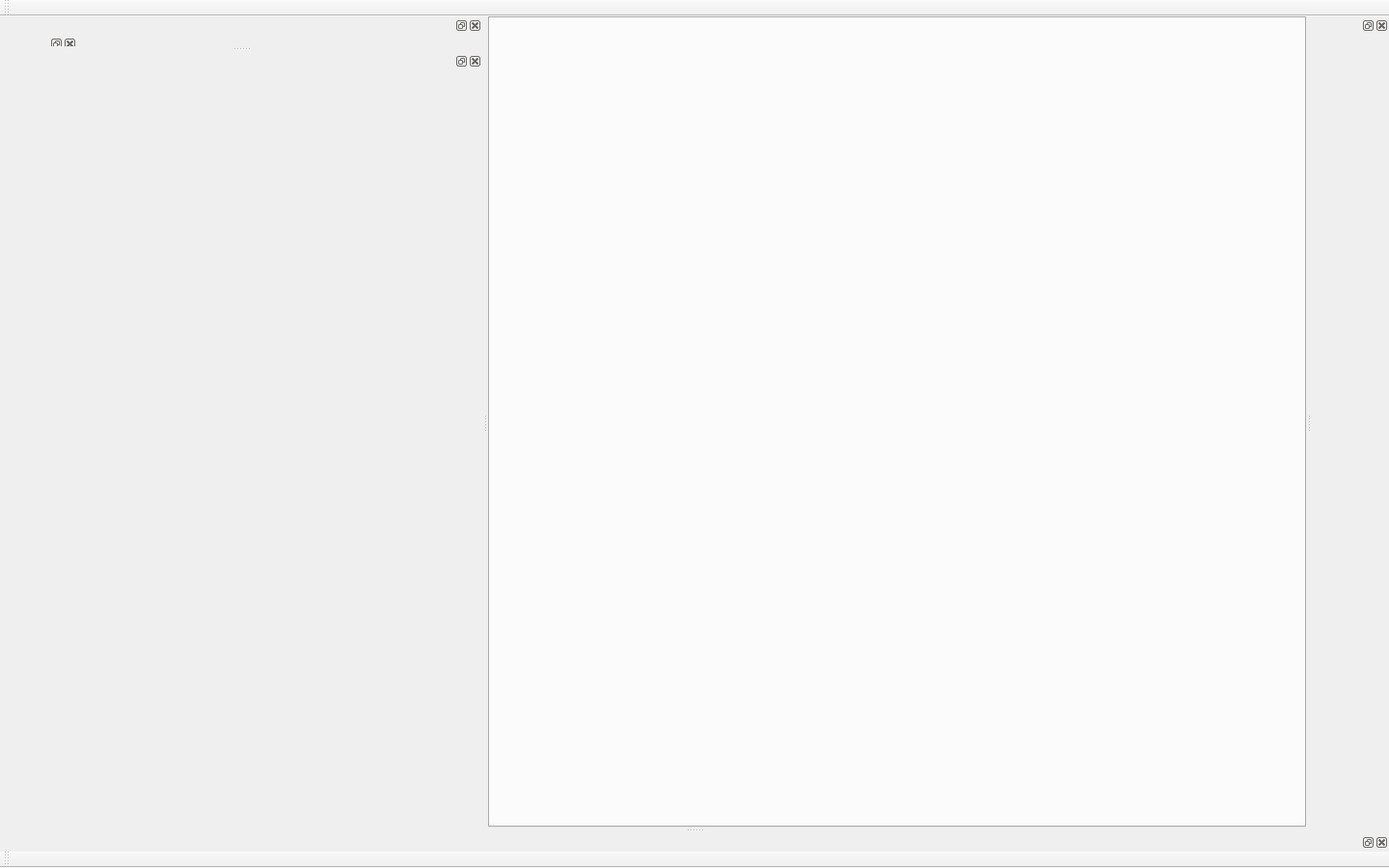
<?xml version="1.0" encoding="UTF-8"?>
<ui version="4.0">
 <class>MainWindow</class>
 <widget class="QMainWindow" name="MainWindow">
  <property name="contextMenuPolicy">
   <enum>Qt::CustomContextMenu</enum>
  </property>
  <property name="contextMenuName">
   <string>defaultContextMenu</string>
  </property>
  <property name="geometry">
   <rect>
    <x>0</x>
    <y>0</y>
    <width>1440</width>
    <height>900</height>
   </rect>
  </property>
  <property name="theme">
    <number>0</number>
  </property>
  <property name="windowTitle">
   <string>Generic App Test</string>
  </property>
  <property name="windowIcon">
   <iconset>
    <normaloff>:/plg_window_test/icons/wgtf.ico</normaloff>:/plg_window_test/icons/wgtf.ico</iconset>
  </property>
  <property name="windowMaximized" stdset="0">
   <bool>true</bool>
  </property>
  <widget class="QWidget" name="centralWidget">
   <layout class="QGridLayout" name="gridLayout">
    <property name="leftMargin">
     <number>0</number>
    </property>
    <property name="topMargin">
     <number>0</number>
    </property>
    <property name="rightMargin">
     <number>0</number>
    </property>
    <property name="bottomMargin">
     <number>0</number>
    </property>
    <property name="spacing">
     <number>0</number>
    </property>
     <item row="0" column="0">
     <widget class="QTabWidget" name="defaultView">
       <property name="geometry">
         <rect>
           <x>0</x>
           <y>0</y>
           <width>600</width>
           <height>400</height>
         </rect>
       </property>
       <property name="layoutTags" stdset="0">
       <stringlist>
        <string>viewport</string>
       </stringlist>
      </property>
     </widget>
    </item>
   </layout>
  </widget>
  <widget class="QMenu" name="defaultContextMenu">
   <property name="path" stdset="0">
    <string>View</string>
   </property>
  </widget>
  <widget class="QMenuBar" name="defaultMenuBar">
   <property name="geometry">
    <rect>
     <x>0</x>
     <y>0</y>
     <width>1440</width>
     <height>21</height>
    </rect>
   </property>
   <property name="path" stdset="0">
    <string/>
   </property>
   <property name="frontOrdering" stdset="0">
     <stringlist>
       <string>File</string>
       <string>Edit</string>
       <string>View</string>
     </stringlist>
   </property>
   <property name="backOrdering" stdset="0">
     <stringlist>
       <string>Preferences</string>
     </stringlist>
   </property>    
  </widget>
  <widget class="QToolBar" name="defaultToolBar">
   <property name="windowTitle">
    <string>toolBar</string>
   </property>
   <property name="path" stdset="0">
    <string>ToolBar</string>
   </property>
   <attribute name="toolBarArea">
    <enum>TopToolBarArea</enum>
   </attribute>
   <attribute name="toolBarBreak">
    <bool>false</bool>
   </attribute>
  </widget>
  <widget class="QToolBar" name="toolBar">
   <property name="windowTitle">
    <string>toolBar</string>
   </property>
   <property name="path" stdset="0">
    <string>ToolBar.Test</string>
   </property>
   <attribute name="toolBarArea">
    <enum>BottomToolBarArea</enum>
   </attribute>
   <attribute name="toolBarBreak">
    <bool>false</bool>
   </attribute>
  </widget>
  <widget class="QDockWidget" name="testPanels">
   <property name="minimumSize">
    <size>
     <width>80</width>
     <height>38</height>
    </size>
   </property>
   <property name="baseSize">
    <size>
     <width>400</width>
     <height>100</height>
    </size>
   </property>
   <property name="layoutTags" stdset="0">
    <stringlist>
     <string>test</string>
     <string>default</string>
    </stringlist>
   </property>
   <attribute name="dockWidgetArea">
    <number>2</number>
   </attribute>
   <widget class="QWidget" name="widget"/>
  </widget>
  <widget class="QDockWidget" name="leftDock">
   <property name="baseSize">
    <size>
     <width>100</width>
     <height>100</height>
    </size>
   </property>
   <property name="layoutTags" stdset="0">
    <stringlist>
     <string>scenebrowser</string>
     <string>history</string>
    </stringlist>
   </property>
   <attribute name="dockWidgetArea">
    <number>1</number>
   </attribute>
   <widget class="QWidget" name="widget_2">
    <widget class="QDockWidget" name="leftDock_hidden">
     <property name="geometry">
      <rect>
       <x>0</x>
       <y>0</y>
       <width>80</width>
       <height>38</height>
      </rect>
     </property>
     <property name="baseSize">
      <size>
       <width>100</width>
       <height>100</height>
      </size>
     </property>
     <property name="layoutTags" stdset="0">
      <stringlist>
       <string>macros</string>
      </stringlist>
     </property>
     <property name="hidden" stdset="0">
      <bool>true</bool>
     </property>
     <widget class="QWidget" name="widget_3"/>
    </widget>
   </widget>
  </widget>
  <widget class="QDockWidget" name="bottomDock">
   <property name="baseSize">
    <size>
     <width>0</width>
     <height>250</height>
    </size>
   </property>
   <property name="layoutTags" stdset="0">
    <stringlist>
     <string>assetbrowser</string>
     <string>nodeeditor</string>
     <string>curveeditor</string>
    </stringlist>
   </property>
   <attribute name="dockWidgetArea">
    <number>8</number>
   </attribute>
   <widget class="QWidget" name="widget_4"/>
  </widget>
  <widget class="QDockWidget" name="floatingDock">
   <property name="enabled">
    <bool>true</bool>
   </property>
   <property name="minimumSize">
    <size>
     <width>500</width>
     <height>500</height>
    </size>
   </property>
   <property name="floating">
    <bool>true</bool>
   </property>
   <property name="allowedAreas">
    <set>Qt::NoDockWidgetArea</set>
   </property>
   <property name="layoutTags" stdset="0">
    <string>floatingPanel</string>
   </property>
   <property name="hidden" stdset="0">
    <bool>true</bool>
   </property>
   <attribute name="dockWidgetArea">
    <number>1</number>
   </attribute>
   <widget class="QWidget" name="dockWidgetContents"/>
  </widget>
 </widget>
 <layoutdefault spacing="6" margin="11"/>
 <resources/>
 <connections/>
</ui>
